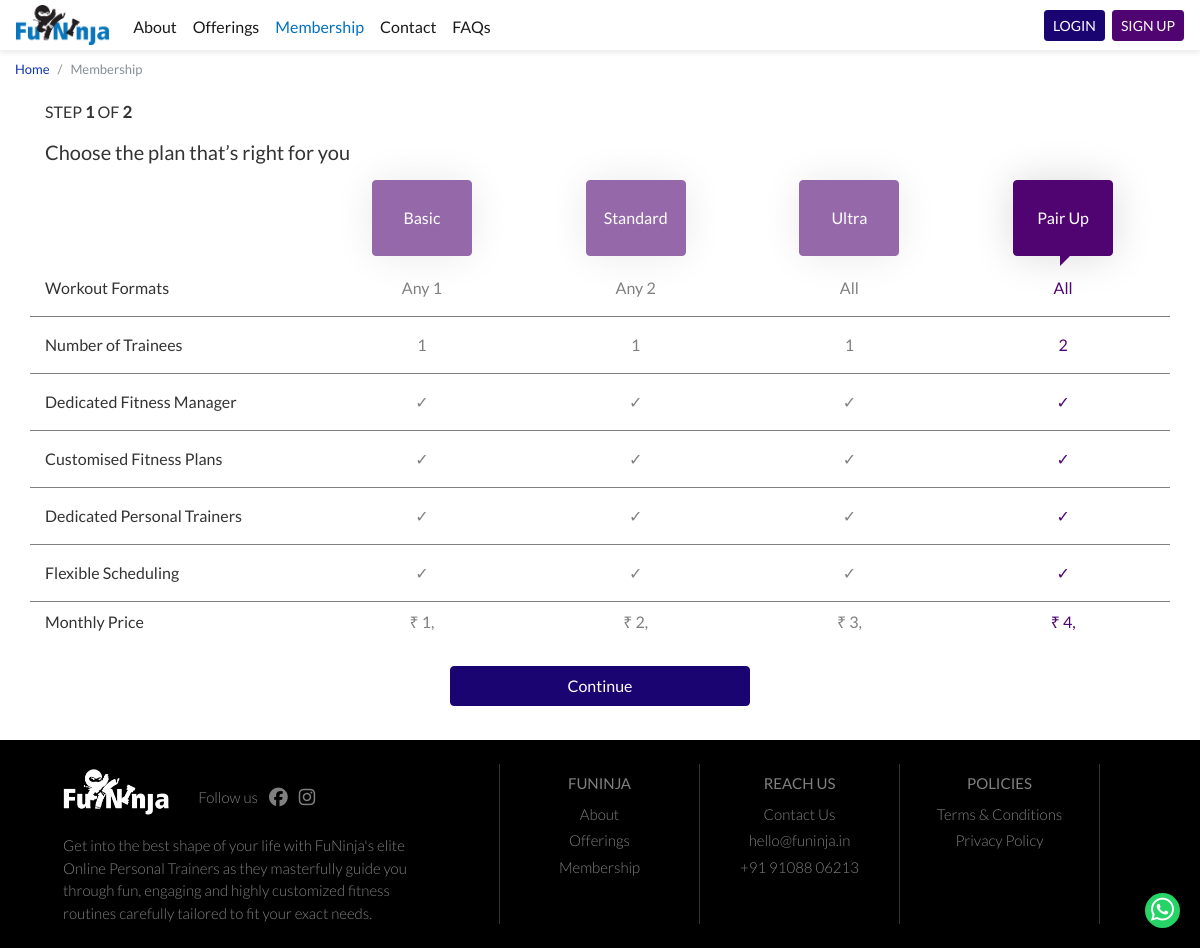
Page /plans.php on the earlier database version.
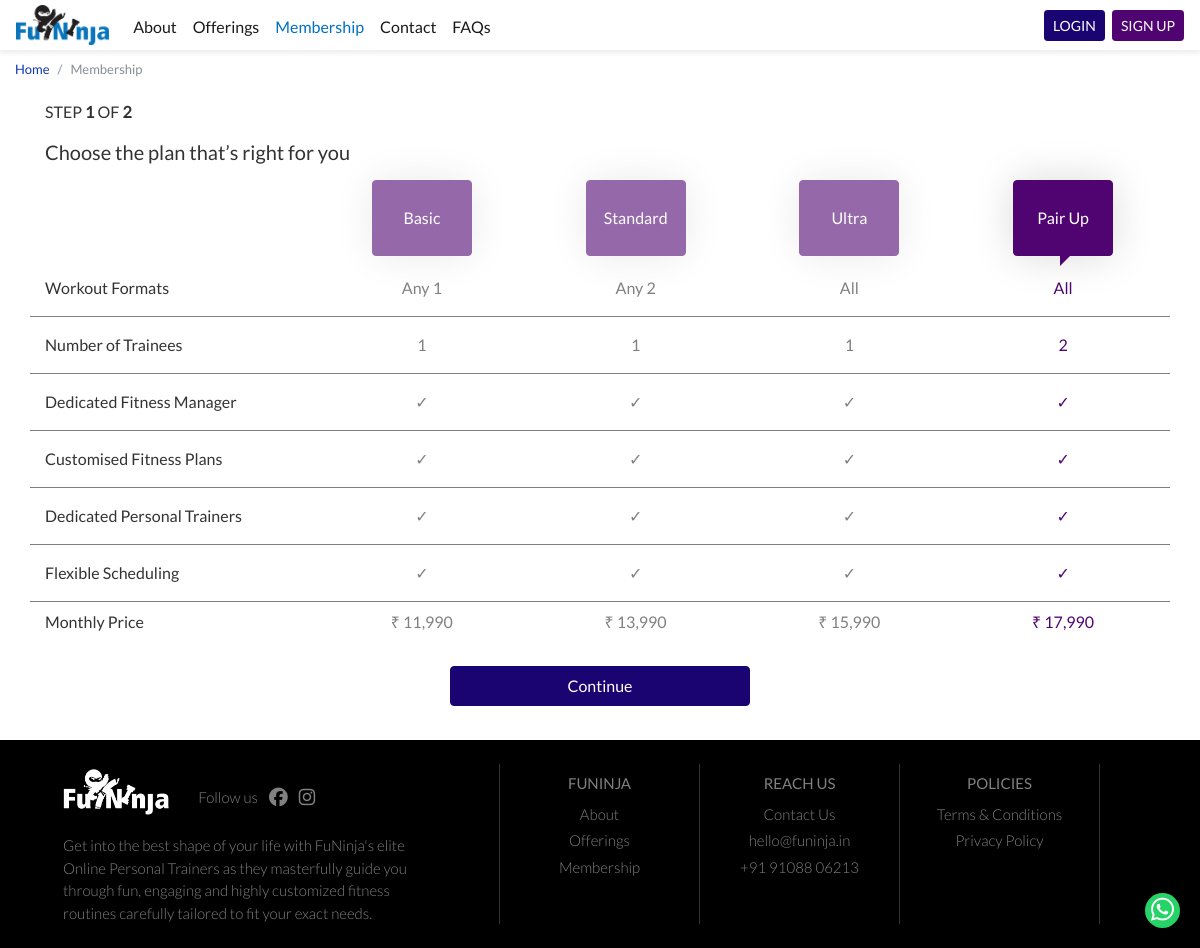
Same page on the later database version.
### tables this page shows
CREATE TABLE `product_prices` (
  `id` int(11) NOT NULL,
  `product_id` int(11) NOT NULL,
  `valid_from` datetime NOT NULL,
  `valid_to` datetime DEFAULT NULL,
  `currency` varchar(10) NOT NULL,
  `amount` int(11) NOT NULL
);

### includes/autoloader.php (called while the page is built, shortened)
<?php
function myAutoLoader($className) {
  $path = ROOT_DIR."/classes/";
  $extension = ".php";
  $fullPath = $path . $className . $extension;
}
?>

### classes/Product.php (called while the page is built, shortened)
<?php
require_once ( ROOT_DIR.'/includes/autoloader.php' );
class Product {
  public $productName;
  function __construct($name, $conn) {
    $this->productName = $name;
    $this->setCurrentPrices($conn);
    $this->setAttributes($conn);
  }
  function setAttributes($conn){
    $sql = "select pad.attribute_name, pa.attribute_value from products p, product_attribute_definitions pad, product_attributes pa
            where p.name = '".$this->productName."' and p.id=pa.product_id and pa.attribute_id=pad.id and sysdate() BETWEEN pa.valid_from and
            IFNULL(pa.valid_to,  DATE_ADD(sysdate(), INTERVAL 1 YEAR) );";
    $stmt = mysqli_stmt_init($conn);
    if(!mysqli_stmt_prepare($stmt, $sql)){
      return "sqlerror";
    } else {
      mysqli_stmt_execute($stmt);
      $result = mysqli_stmt_get_result($stmt);
      while($row = $result->fetch_assoc()) {
        switch ($row['attribute_name']) {
          case "number of sessions":
            $this->numberOfSessions = $row['attribute_value'];
            break;
          case "valid days":
            $this->validityDuration = $row['attribute_value'];
            break;
          }
      }
    }
  }
  function setCurrentPrices($conn){
    $sql="select pp.id from products p, product_prices pp where p.id=pp.product_id and p.name=? and pp.currency=?";
    $currency="INR";
    $stmt = mysqli_stmt_init($conn);
    mysqli_stmt_prepare($stmt, $sql);
    mysqli_stmt_bind_param($stmt, "ss", $this->productName, $currency);
    mysqli_stmt_execute($stmt);
    $result = mysqli_stmt_get_result($stmt);
    if (!$row = mysqli_fetch_assoc($result)) {
      return false;
    } else {
      $this->currentPriceINR=new ProductPrice($row["id"], $conn);
    }
  }
}
?>

### classes/ProductPrice.php (called while the page is built, shortened)
<?php
require_once ( ROOT_DIR.'/includes/autoloader.php' );
class ProductPrice {
  function __construct($id, $conn) {
    $sql = "select * from product_prices where id=?";
    $stmt = mysqli_stmt_init($conn);
    mysqli_stmt_prepare($stmt, $sql);
    mysqli_stmt_bind_param($stmt, "s", $id);
    mysqli_stmt_execute($stmt);
    $result = mysqli_stmt_get_result($stmt);
    if (!$row = mysqli_fetch_assoc($result)) {
      return false;
    } else {
      $this->amount=$row["amount"];
    }
  }
}
?>

### plans.php (the view, shortened to what this page needs)
<?php
require_once ( ROOT_DIR.'/includes/autoloader.php' );
?>
<?php
require "header.php";
$product1 = new Product("Basic",$conn);
$product2 = new Product("Standard",$conn);
$product3 = new Product("Ultra",$conn);
$product4 = new Product("Pair Up",$conn);
?>
<div class="container-fluid breadcrumbContiner">
  <nav aria-label="breadcrumb mb-0 pb-0">
    <ol class="breadcrumb" style="margin-bottom: 0px; padding-left:0px; padding-top:0px">
      <li class="breadcrumb-item"><a href="/index.php">Home</a></li>
      <li class="breadcrumb-item active" aria-current="page">Membership</li>
    </ol>
  </nav>
</div>
<div class="container">
<p class="pt-2"> STEP <b>1</b> OF <b>2</b></p>
<h5 class="pb-2"> Choose the plan that’s right for you </h5>
  <div class="row pb-3 sticky">
  <div class="col-3 hide-on-mobile">
  </div class="col">
  <div class="col centerButton">
  <button id="prod1Button" class="btn btn-primary planHeaderButton prod1Button"><?php echo $product1->productName; ?></button>
  </div class="col">
  <div class="col centerButton">
    <button class="btn btn-primary planHeaderButton prod2Button"><?php echo $product2->productName; ?></button>
  </div class="col">
  <div class="col centerButton">
    <button class="btn btn-primary planHeaderButton prod3Button"><?php echo $product3->productName; ?></button>
  </div class="col">
  <div class="col centerButton">
    <button class="btn btn-primary planHeaderButton prod4Button"><?php echo $product4->productName; ?></button>
  </div class="col">
  </div class = "row">
<div class="row pt-1 pb-3 borderbottom">
<div class="col-3 hide-on-mobile"> Workout Formats
</div class="col">
<div class="col prod1 plansMobileContent"> Any 1
</div class="col">
<div class="col prod2 plansMobileContent"> Any 2
</div class="col">
<div class="col prod3 plansMobileContent"> All
</div class="col">
<div class="col prod4 plansMobileContent"> All
</div class="col">
</div class = "row">
<div class="row pt-3 pb-3 borderbottom">
<div class="col-3 hide-on-mobile"> Number of Trainees
</div class="col">
<div class="col prod1 plansMobileContent"> 1
</div class="col">
<div class="col prod2 plansMobileContent"> 1
</div class="col">
<div class="col prod3 plansMobileContent"> 1
</div class="col">
<div class="col prod4 plansMobileContent"> 2
</div class="col">
</div class = "row">
<div class="row pt-3 pb-3 borderbottom">
<div class="col-3 hide-on-mobile"> Dedicated Fitness Manager
</div class="col">
<div class="col prod1 plansMobileContent"> ✓
</div class="col">
<div class="col prod2 plansMobileContent"> ✓
</div class="col">
<div class="col prod3 plansMobileContent"> ✓
</div class="col">
<div class="col prod4 plansMobileContent"> ✓
</div class="col">
</div class = "row">
<div class="row pt-3 pb-3 borderbottom">
<div class="col-3 hide-on-mobile"> Customised Fitness Plans
</div class="col">
<div class="col prod1 plansMobileContent"> ✓
</div class="col">
<div class="col prod2 plansMobileContent"> ✓
</div class="col">
<div class="col prod3 plansMobileContent"> ✓
</div class="col">
<div class="col prod4 plansMobileContent"> ✓
</div class="col">
</div class = "row">
<div class="row pt-3 pb-3 borderbottom">
<div class="col-3 hide-on-mobile"> Dedicated Personal Trainers
</div class="col">
<div class="col prod1 plansMobileContent"> ✓
</div class="col">
<div class="col prod2 plansMobileContent"> ✓
</div class="col">
<div class="col prod3 plansMobileContent"> ✓
</div class="col">
<div class="col prod4 plansMobileContent"> ✓
</div class="col">
</div class = "row">
<div class="row pt-3 pb-3 borderbottom">
<div class="col-3 hide-on-mobile"> Flexible Scheduling
</div class="col">
<div class="col prod1 plansMobileContent"> ✓
</div class="col">
<div class="col prod2 plansMobileContent"> ✓
</div class="col">
<div class="col prod3 plansMobileContent"> ✓
</div class="col">
<div class="col prod4 plansMobileContent"> ✓
</div class="col">
</div class = "row">
<div class="row mt-2 mb-2">
<div class="col-3 hide-on-mobile">Monthly Price
</div class="col">
<div class="col prod1 plansMobileContent"> <?php echo "₹ ".substr($product1->currentPriceINR->amount, 0,2).','.substr($product1->currentPriceINR->amount, 2,5); ?>
</div class="col">
<div class="col prod2 plansMobileContent"> <?php echo "₹ ".substr($product2->currentPriceINR->amount, 0,2).','.substr($product1->currentPriceINR->amount, 2,5); ?>
</div class="col">
<div class="col prod3 plansMobileContent"> <?php echo "₹ ".substr($product3->currentPriceINR->amount, 0,2).','.substr($product1->currentPriceINR->amount, 2,5); ?>
</div class="col">
<div class="col prod4 plansMobileContent"> <?php echo "₹ ".substr($product4->currentPriceINR->amount, 0,2).','.substr($product1->currentPriceINR->amount, 2,5); ?>
</div class="col">
</div class = "row">
<div class="row">
<div class="col"> <center><button class="btn btn-primary btn mt-4 mb-4 continueBtn blueButton" id ="continueBtn"> Continue </button></center>
</div class="col">
</div class = "row">
</div>
<?php
  require "footer.php";
?>

### header.php (shortened to what this page needs)
<?php
include_once ( ROOT_DIR.'/includes/autoloader.php' );
?>
<!DOCTYPE html>
<html lang='en'>
<head>
  <link rel="stylesheet" href="https://stackpath.bootstrapcdn.com/bootswatch/4.5.2/united/bootstrap.min.css">
  <link href="/css/custom.css?v=2fasdfssd23sdsfsfddf23dsfssd2d42" rel="stylesheet">
</head>
<body>
  <a href="https://api.whatsapp.com/send?phone=919108806213" class="float" target="_blank">
  <i class="fa fa-sm fa-whatsapp my-float"></i>
  </a>
<div class="container-fluid">
<div class="row">
  <nav id = "main-navbar" class="navbar navbar-light fixed-top navbar-custom headerShadow navbar-expand-md  mb-0 pb-0 mt-0 pt-0">
  <a href="<?php FlowControl::echoHomePageLink();?>" class="navbar-brand"><img src="/images/logo.png" alt="FuNinja" style="height:40px"></a>
  <div class="collapse navbar-collapse pt-1 order-md-1 order-2" id="navbarSupportedContent">
    <ul class="navbar-nav mr-auto" id="navbarLinks">
      <li class="nav-item active">
        <a class="nav-link burgerOption aboutLink" href="/about.php">About</a>
      </li>
      <li class="nav-item dropdown active">
        <a class="nav-link burgerOption offeringsLink" href="/offerings.php">Offerings</a>
      </li>
      <li class="nav-item active">
        <a class="nav-link burgerOption membershipLink" href="/plans.php">Membership</a>
      </li>
      <li class="nav-item active">
        <a class="nav-link burgerOption contactLink" href="/contact.php">Contact</a>
      </li>
      <li class="nav-item active">
        <a class="nav-link burgerOption faqLink" href="/faq.php">FAQs</a>
      </li>
    </ul>
</div>
<div class="order-md-2 order-1">
<?php
if(!isset($_SESSION['uid'])){ ?>
  <button type="button" class="mr-1 btn btn-secondary btn-sm btn blueButton" data-toggle="modal" data-target="#exampleModal" id ="loginButton"> LOGIN </button>
  <button type="button" class=" btn btn-primary btn-sm btn" data-toggle="modal" data-target="#exampleModal" id ="registerButton"> SIGN UP</button>
  <?php  ;
} ?>
</div>
</nav>
</div>
</div>

### classes/FlowControl.php (shortened to what this page needs)
<?php
require_once ROOT_DIR.'/includes/autoloader.php' ;
class FlowControl {
  static function echoHomePageLink(){
    if(!isset($_SESSION['uid'])){
      echo "/index.php";
    } else {
      echo "/includes/post_login_landing_controller.php";
    }
  }
}

### footer.php (shortened to what this page needs)
<div class="container-fluid">
<div id="standard_footer" class="row footer pb-4 pt-4">
  <div class="col-md-5 col-12 footerBottomPadMob" style="border-right: 1px solid #333;  ">
<li class="footerList ml-5 mr-5">
<ul style="text-align: left">
  <a href="index.php"><img src="/images/whitelogo.png" alt="FuNinja" style="height:70px" class="pr-4 pb-3"></a>
  Follow us
  <a href="https://www.facebook.com/FuNinja.in" target="_blank">
    <i class="fab fa-facebook fa-lg pl-2 pr-2 pb-4"></i></a>
  <a href="https://instagram.com" target="_blank">
    <i class="fab fa-instagram fa-lg"></i></ul></a>
<ul class="footerWriteUpDesktop"> Get into the best shape of your life with FuNinja's elite Online Personal Trainers as they masterfully guide you through fun, engaging and highly customized fitness routines carefully tailored to fit your exact needs.  </ul>
</li>
  </div>
  <div class="col-md-2 col-6" style="border-right: 1px solid #333;">
    <li class="footerList pt-2">
    <ul class="footerList pb-2" style="font-family:Lato-Regular"> FUNINJA</ul>
    <ul class="pb-1"> <a href="about.php">About</a> </ul>
    <ul class="pb-1"> <a href="offerings.php">Offerings</a> </ul>
    <ul class="pb-1"> <a href="plans.php">Membership</a> </ul>
    </li>
  </div>
  <div class="col-md-2 col-6" style="border-right: 1px solid #333;">
    <li class="footerList pt-2">
    <ul class="pb-2" style="font-family:Lato-Regular"> REACH US</ul>
    <ul class="pb-1"> <a href="contact.php">Contact Us</a> </ul>
    <ul class="pb-1"> <a href="mailto:hello@funinja.in">hello@funinja.in</a> </ul>
    <ul class="pb-1"> <a href="tel:+91 9108806213">+91 91088 06213</a></ul>
    </li>
  </div>
  <div class="col-md-2 col-12 footerTopMarginMob" style="border-right: 1px solid #333;">
    <li class="footerList pt-2">
    <ul class="pb-2" style="font-family:Lato-Regular"> POLICIES</ul>
    <ul class="pb-1"> Terms & Conditions </ul>
    <ul class="pb-1"> Privacy Policy </ul>
    </li>
  </div>
</div>
</div>
</body>
</html>

### css/custom.css (style rules this page uses)
html { position: relative; min-height: 100%; }
body { font-family: Lato-Regular; }
body { background: #f4f5f7; }
.footer { text-align: center; position: absolute; bottom: 0; width: 100%; background-color:black; color:grey; font-size: 15px; }
.footer a { font-family: Lato-Light; color:grey!important; font-weight: 100; }
.footerList { font-family: Lato-Light; list-style: none; list-style-type: none; margin: 0; padding: 0; }
.footerList ul { margin: 0; padding: 0; list-style: none; list-style-type: none; }
a { color:#0e35b4; }
.navbar-nav > li > a { padding-top:0px !important; padding-bottom:0px !important; }
.navbar { min-height:15px !important; }
.btn-primary, .btn-primary:hover, .btn-primary:active, .btn-primary:visited { background-color: #500472 !important; border-color:#500472 !important; text-decoration: none !important; }
.blueButton { background-color: #190472 !important; border-color:#190472 !important; text-decoration: none !important; }
.greyfont { color:grey; text-align:center; }
.centerButton { text-align:center; justify-content: center; }
.borderbottom { border-bottom: 1px solid grey; }
.purpleFont { color:#500472; }
.planHeaderButton { padding-top:25px; padding-bottom:25px; width:100px; opacity:.6; box-shadow: 0 0px 40px 0px rgba(0, 0, 0, 0.15); -moz-box-shadow: 0 0px 40px 0px rgba(0, 0, 0, 0.15); -webkit-box-shadow: 0 0px 40px 0px rgba(0, 0, 0, 0.15); -o-box-shadow: 0 0px 40px 0px rgba(0, 0, 0, 0.15); -ms-box-shadow: 0 0px 40px 0px rgba(0, 0, 0, 0.15); }
.activeOpacity { opacity:1; }
.activeOpacity::after { content: ""; border-right: 10px solid transparent; border-top: 10px solid transparent; border-bottom: 10px solid transparent; border-left: 10px solid #500472; height: 0; width: 0; position: absolute; right: 90px; top: 100%; transform: translateY(-50%); }
.continueBtn { width:300px; height:40px; }
.whiteBackground { background: white!important; }
html { overflow-x: hidden; }
.sticky { position: -webkit-sticky; position: sticky; top: 50px; }
.navbar-custom { background-color: white; }
.float { position:fixed; width:35px; height:35px; bottom:20px; right:20px; background-color:#25d366; color:#FFF; border-radius:30px; text-align:center; font-size:30px; z-index:100; }
.my-float { position:relative; bottom:6.5px; }
@media screen and (min-width: 575px) { .footerWriteUpDesktop { text-align:left; font-family:Lato-Light; } }
.headerShadow { box-shadow: 0 3px 5px 0 rgb(0 0 0 / 8%); }
.breadcrumb { background-color: transparent !important; }
.activeMenuLink { color:#0071c2 !important; }
.breadcrumbContiner { font-size:13px !important; }

Differences in the rows shown:
changed product_prices (number 1 of 4 on the later page): amount "1" → "11"; amount (not shown) → "990"
changed product_prices (number 2 of 4 on the later page): amount "2" → "13"
changed product_prices (number 3 of 4 on the later page): amount "3" → "15"
changed product_prices (number 4 of 4 on the later page): amount "4" → "17"
